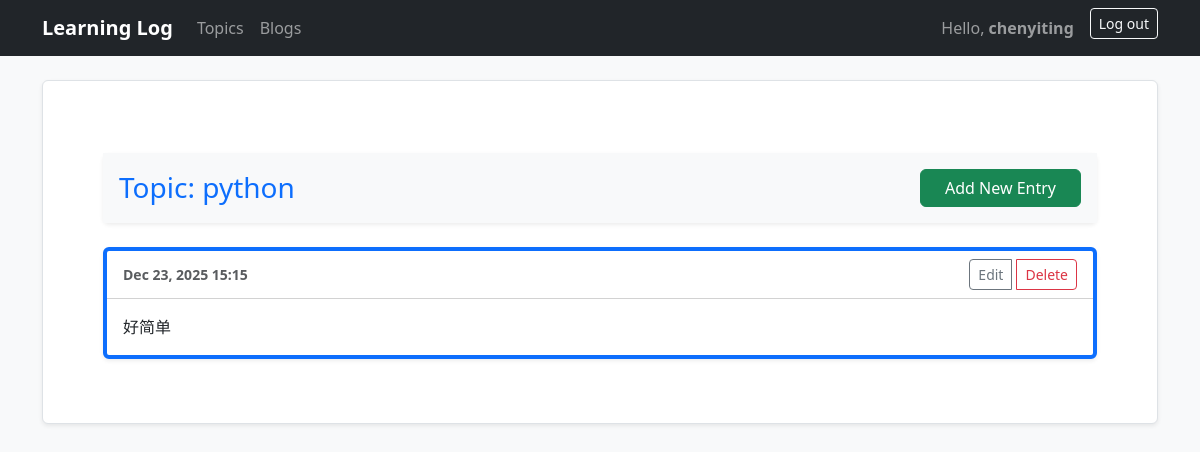
The page /topics/1/ (signed in) on the database its author committed.
### learning_logs/models.py (models this page shows, shortened)
class Topic(models.Model):
    text = models.CharField(max_length=200)
    date_added = models.DateTimeField(auto_now_add=True)
    owner = models.ForeignKey(User, on_delete=models.CASCADE)

class Entry(models.Model):
    topic = models.ForeignKey(Topic, on_delete=models.CASCADE)
    text = models.TextField()
    date_added = models.DateTimeField(auto_now_add=True)
    class Meta:
        verbose_name_plural = 'entries'

### learning_logs/views.py (the view)
# urls.py: path('topics/<int:topic_id>/', views.topic, name='topic'),
@login_required
def topic(request, topic_id):
    topic = get_object_or_404(Topic, id=topic_id)
    _check_topic_owner(topic, request)
    entries = topic.entry_set.order_by('-date_added')
    context = {'topic': topic, 'entries': entries}
    return render(request, 'learning_logs/topic.html', context)

### learning_logs/views.py (called while the page is built)
def _check_topic_owner(topic, request):
    if topic.owner != request.user:
        raise Http404

### learning_logs/templates/learning_logs/topic.html
{% extends "learning_logs/base.html" %}
{% load django_bootstrap5 %}
{% block content %}
  <div class="container mt-4">
    <div class="card shadow-sm border-0 mb-4">
      <div class="card-body bg-light d-flex justify-content-between align-items-center">
        <h3 class="mb-0 text-primary">Topic: {{ topic.text }}</h3>
        <a href="{% url 'learning_logs:new_entry' topic.id %}" class="btn btn-success px-4">
          Add New Entry
        </a>
      </div>
    </div>
    {% for entry in entries %}
      <div class="card shadow-sm mb-3 border-start border-4 border-primary">
        <div class="card-header bg-white d-flex justify-content-between align-items-center">
          <small class="text-muted fw-bold">{{ entry.date_added|date:'M d, Y H:i' }}</small>
          <div class="btn-group">
            <a href="{% url 'learning_logs:edit_entry' entry.id %}" class="btn btn-sm btn-outline-secondary">Edit</a>
            <a href="{% url 'learning_logs:delete_entry' entry.id %}" class="btn btn-sm btn-outline-danger ms-1">Delete</a>
          </div>
        </div>
        <div class="card-body">
          <p class="card-text" style="white-space: pre-wrap;">{{ entry.text }}</p>
        </div>
      </div>
    {% empty %}
      <div class="alert alert-info shadow-sm">
        此主题下暂无任何笔记。点击上方的按钮添加第一条笔记吧！
      </div>
    {% endfor %}
  </div>
{% endblock content %}

### learning_logs/templates/learning_logs/base.html (shortened to what this page needs)
<!DOCTYPE html>
<html lang="zh-CN">
<head>
  <link href="https://cdn.jsdelivr.net/npm/bootstrap@5.3.0/dist/css/bootstrap.min.css" rel="stylesheet">
</head>
<body class="bg-light">
  <nav class="navbar navbar-expand-lg navbar-dark bg-dark mb-4">
    <div class="container">
      <a class="navbar-brand fw-bold" href="{% url 'learning_logs:index' %}">Learning Log</a>
      <div class="navbar-nav me-auto">
        <a class="nav-link" href="{% url 'learning_logs:topics' %}">Topics</a>
        <a class="nav-link" href="{% url 'learning_logs:blogs' %}">Blogs</a>
      </div>
      <div class="navbar-nav">
        {% if user.is_authenticated %}
          <span class="navbar-text me-3">Hello, <strong>{{ user.username }}</strong></span>
          <form action="{% url 'accounts:logout' %}" method='post' class="d-inline">
            <button class="btn btn-outline-light btn-sm" type="submit">Log out</button>
          </form>
        {% else %}
          <a class="nav-link" href="{% url 'accounts:register' %}">Register</a>
          <a class="nav-link" href="{% url 'accounts:login' %}">Log in</a>
        {% endif %}
      </div>
    </div>
  </nav>
  <main class="container">
    <div class="bg-white p-5 rounded shadow-sm border">
      {% block content %}{% endblock content %}
    </div>
  </main>
</body>
</html>

### rows shown on the page
Topic: text "python"
Entry: date_added "Dec 23, 2025 15:15", text "好简单"

### other values the page prints
{{ user.username }} "chenyiting"
